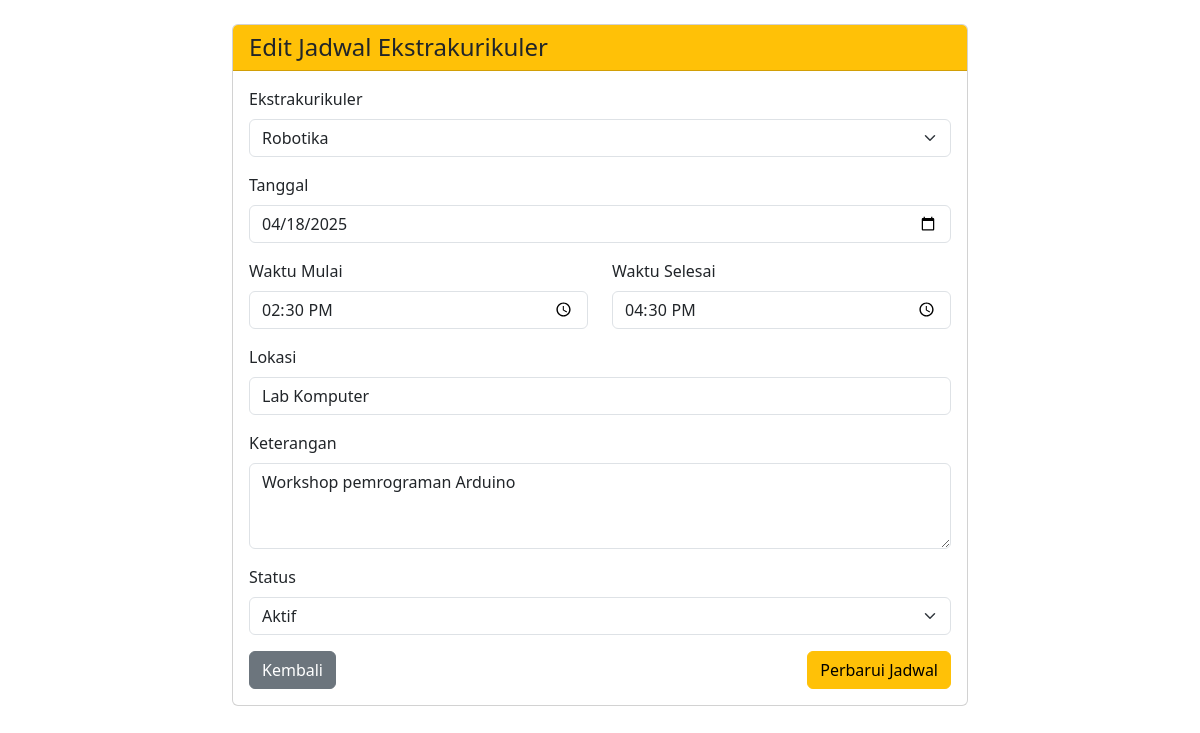
Page /edit_jadwal.php?id=4 on the committed database.
### tables this page shows
CREATE TABLE `jadwal` (
  `id` int(11) NOT NULL,
  `ekstrakulikuler_id` int(11) NOT NULL,
  `tanggal` date NOT NULL,
  `waktu_mulai` time NOT NULL,
  `waktu_selesai` time NOT NULL,
  `lokasi` varchar(100) DEFAULT NULL,
  `keterangan` text,
  `status` enum('Aktif','Selesai','Dibatalkan') DEFAULT 'Aktif',
  `created_at` timestamp NULL DEFAULT CURRENT_TIMESTAMP
);

CREATE TABLE `ekstrakurikuler` (
  `id` int(11) NOT NULL,
  `nama` varchar(100) NOT NULL,
  `deskripsi` text,
  `created_at` timestamp NULL DEFAULT CURRENT_TIMESTAMP
);

### edit_jadwal.php (the view, shortened to what this page needs)
<?php
require_once 'config.php';
$id = $_GET['id'];
$stmt = $conn->prepare("SELECT * FROM jadwal WHERE id = ?");
$stmt->bind_param("i", $id);
$stmt->execute();
$result = $stmt->get_result();
$jadwal = $result->fetch_assoc();
$query = "SELECT id, nama FROM ekstrakurikuler ORDER BY nama ASC";
$ekskul_result = $conn->query($query);
?>
<!DOCTYPE html>
<html lang="id">
<head>
    <link rel="stylesheet" href="https://cdnjs.cloudflare.com/ajax/libs/bootstrap/5.3.0/css/bootstrap.min.css">
</head>
<body>
    <div class="container mt-4">
        <div class="row">
            <div class="col-md-8 offset-md-2">
                <div class="card">
                    <div class="card-header bg-warning text-dark">
                        <h4 class="mb-0">Edit Jadwal Ekstrakurikuler</h4>
                    </div>
                    <div class="card-body">
                        <form method="POST">
                            <div class="mb-3">
                                <label for="ekstrakulikuler_id" class="form-label">Ekstrakurikuler</label>
                                <select class="form-select" id="ekstrakulikuler_id" name="ekstrakulikuler_id" required>
                                    <?php
                                    $ekskul_result->data_seek(0);
                                    while ($row = $ekskul_result->fetch_assoc()):
                                    ?>
                                        <option value="<?php echo $row['id']; ?>" <?php echo ($jadwal['ekstrakulikuler_id'] == $row['id']) ? 'selected' : ''; ?>>
                                            <?php echo $row['nama']; ?>
                                        </option>
                                    <?php endwhile; ?>
                                </select>
                            </div>
                            <div class="mb-3">
                                <label for="tanggal" class="form-label">Tanggal</label>
                                <input type="date" class="form-control" id="tanggal" name="tanggal" value="<?php echo $jadwal['tanggal']; ?>" required>
                            </div>
                            <div class="row">
                                <div class="col-md-6 mb-3">
                                    <label for="waktu_mulai" class="form-label">Waktu Mulai</label>
                                    <input type="time" class="form-control" id="waktu_mulai" name="waktu_mulai" value="<?php echo $jadwal['waktu_mulai']; ?>" required>
                                </div>
                                <div class="col-md-6 mb-3">
                                    <label for="waktu_selesai" class="form-label">Waktu Selesai</label>
                                    <input type="time" class="form-control" id="waktu_selesai" name="waktu_selesai" value="<?php echo $jadwal['waktu_selesai']; ?>" required>
                                </div>
                            </div>
                            <div class="mb-3">
                                <label for="lokasi" class="form-label">Lokasi</label>
                                <input type="text" class="form-control" id="lokasi" name="lokasi" value="<?php echo $jadwal['lokasi']; ?>">
                            </div>
                            <div class="mb-3">
                                <label for="keterangan" class="form-label">Keterangan</label>
                                <textarea class="form-control" id="keterangan" name="keterangan" rows="3"><?php echo $jadwal['keterangan']; ?></textarea>
                            </div>
                            <div class="mb-3">
                                <label for="status" class="form-label">Status</label>
                                <select class="form-select" id="status" name="status" required>
                                    <option value="Aktif" <?php echo ($jadwal['status'] == 'Aktif') ? 'selected' : ''; ?>>Aktif</option>
                                </select>
                            </div>
                            <div class="d-flex justify-content-between">
                                <a href="index.php" class="btn btn-secondary">Kembali</a>
                                <button type="submit" class="btn btn-warning">Perbarui Jadwal</button>
                            </div>
                        </form>
                    </div>
                </div>
            </div>
        </div>
    </div>
</body>
</html>

### rows in the picture
jadwal: ekstrakulikuler_id "Robotika", tanggal "04/18/2025", waktu_mulai "14:30:00", waktu_selesai "16:30:00", lokasi "Lab Komputer", keterangan "Workshop pemrograman Arduino", status "Aktif"
